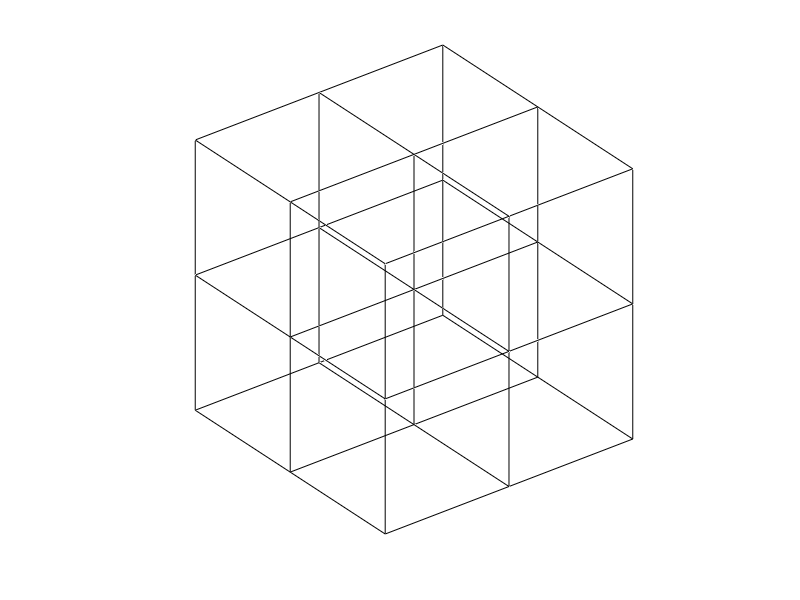

This chart was generated by the following MATLAB code: (Note: this script raises an error after producing the figure.)
clf
figure(1)
for g = 0:2
for i = 0:2

   plot3([g g], [0 2], [i, i], 'Color',[0 0 0])
   hold on
end
end

for g = 0:2
for i = 0:2

   plot3([0 2], [g g], [i, i], 'Color',[0 0 0])
   hold on
end
end

for g = 0:2
for i = 0:2

   plot3([i i], [g g], [0 2], 'Color',[0 0 0])
   hold on
end
end
xlabel('x-axis');
  ylabel('y-axis');
  zlabel('z-axis');
  grid on
  axis off
  axis equal
  
  img = imread('1.jpg');     %# Load a sample image
xImage = [0 1; 0 1];   %# The x data for the image corners
yImage = [0 0; 0 0];             %# The y data for the image corners
zImage = [1 1; 0 0];   %# The z data for the image corners
surf(xImage,yImage,zImage,...    %# Plot the surface
     'CData',img,...
     'FaceColor','texturemap');


